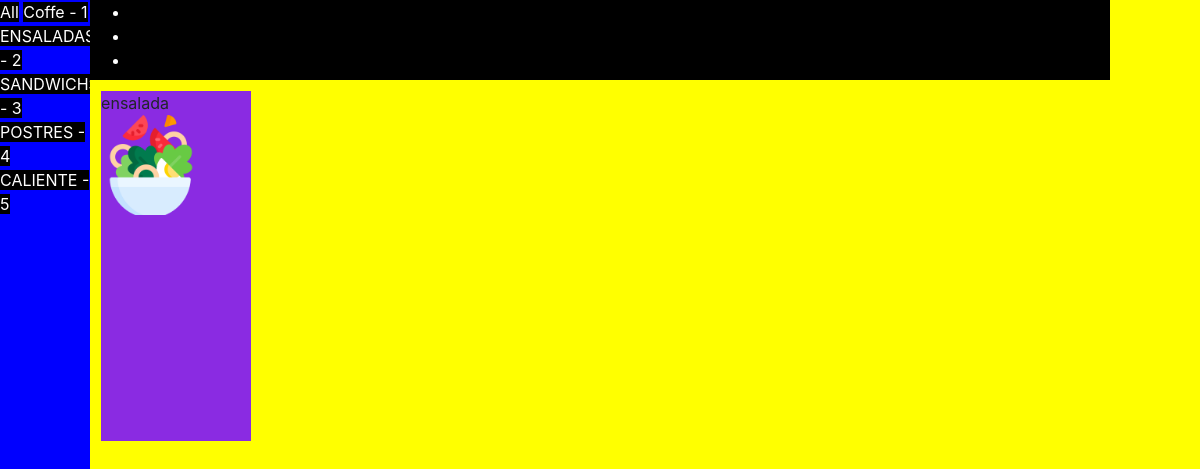
/coffe/nueva_cat/2, run on the app's committed database.
### coffe/models.py (models this page shows, shortened)
class Categoria(models.Model):
    id_categoria =models.AutoField(db_column='idCate',primary_key=True)
    nombre=models.CharField(max_length=35)

class Producto(models.Model):
    id_producto=models.AutoField(db_column='idProd',primary_key=True)
    nombre=models.CharField(max_length=350)
    imagen=models.ImageField(upload_to='upload')
    descripcion=models.CharField(max_length=400)
    precio=models.IntegerField()
    fk_categoria=models.ForeignKey('Categoria',on_delete=models.CASCADE,db_column='idCate')

### coffe/views.py (the view)
# urls.py: path('nueva_cat/<str:id>',views.N_cat_prod,name='new_id'),
def N_cat_prod(request,id):
     categorias=Categoria.objects.all()
     producto_categoria=Producto.objects.filter(fk_categoria=id)
     return render(request,'coffe/N_categoria.html',{'producto':producto_categoria,'categorias':categorias})

### coffe/templates/coffe/N_categoria.html (shortened to what this page needs)
{%  load static %}
<!DOCTYPE html>
<html lang="en">
<head>
    <link rel="stylesheet" href="{% static 'css/bootstrap.min.css' %}">
</head>
<body>
        <div id="aside">
            <a href="{{0}}" id="btn-cate">All</a>
            {% for i in categorias   %}
            <a href="{{i.id_categoria}}" id="btn-cate">{{i.nombre}} - {{i.id_categoria}}</a>
            {% endfor %}
        </div>
        <div id="contenido">
            <nav><ul>
                <li><a href=""></a></li>
                <li><a href=""></a></li>
                <li><a href=""></a></li>
            </ul></nav>
            {% if true %}
                {% for p in productos  %}
                <div id="tarjeta">
                    {{p.nombre}}
                    <img src="{{p.imagen.url}}" width="100" height="100" alt="">
                </div>
                {% endfor %}
            {% else %}
                {% for i in producto  %}
                <div id="tarjeta">
                    {{i.nombre}}
                    <img src="{{i.imagen.url}}" width="100" height="100" alt="">
                </div>
                {% endfor %}
            {% endif %}
        </div>
</body>
</html>

### coffe/templates/coffe/N_categoria.html (style rules this page uses)
#btn-cate { width: 150px; height: 40px; background: black; color: white; }
body { padding: 0; margin: 0; box-sizing: border-box; overflow: hidden; position: relative; }
#aside { position: fixed; left: 0; top: 0; width: 90px; height: 100vh; background: blue; }
#contenido { display: flex; flex-wrap: wrap; position: absolute; flex-direction: column; left: 90px; width: calc(100% - 90px); height: 100vh; background: yellow; }
#tarjeta { position: absolute; top: 80px; width: 150px; height: 350px; background: blueviolet; margin: 1%; }
nav { position: absolute; background: black; color: white; height: 80px; width: calc(100% - 90px); }

### data on the page
Categoria: nombre "Coffe", id_categoria "1"
Categoria: nombre "ENSALADAS", id_categoria "2"
Categoria: nombre "SANDWICHS", id_categoria "3"
Categoria: nombre "POSTRES", id_categoria "4"
Categoria: nombre "CALIENTE", id_categoria "5"
Producto: nombre "ensalada", imagen (picture)
